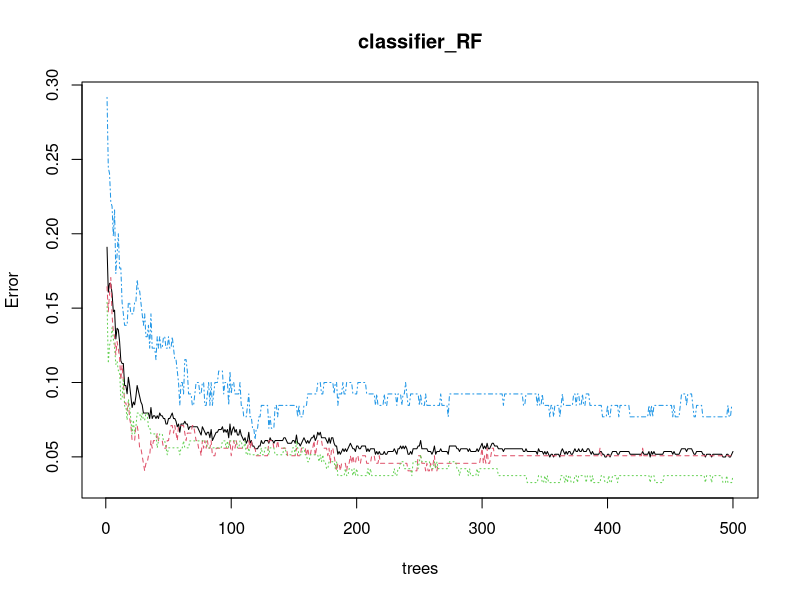
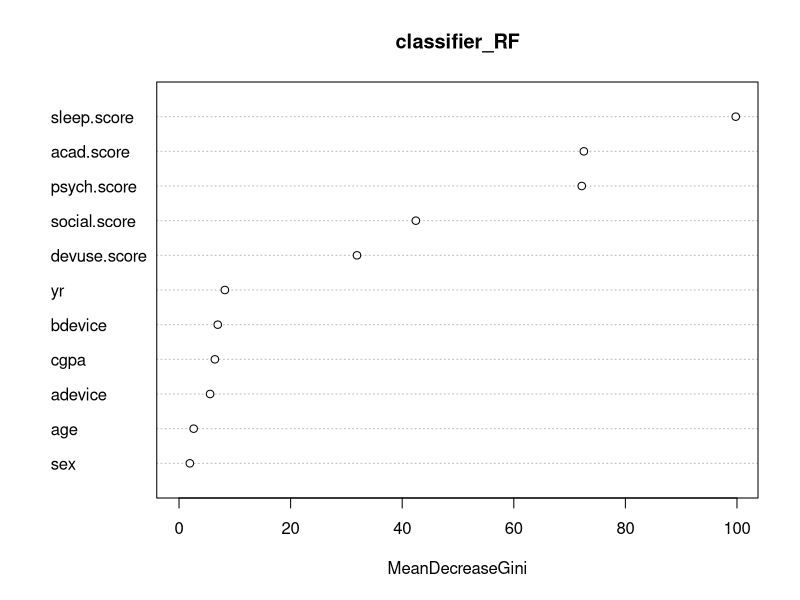
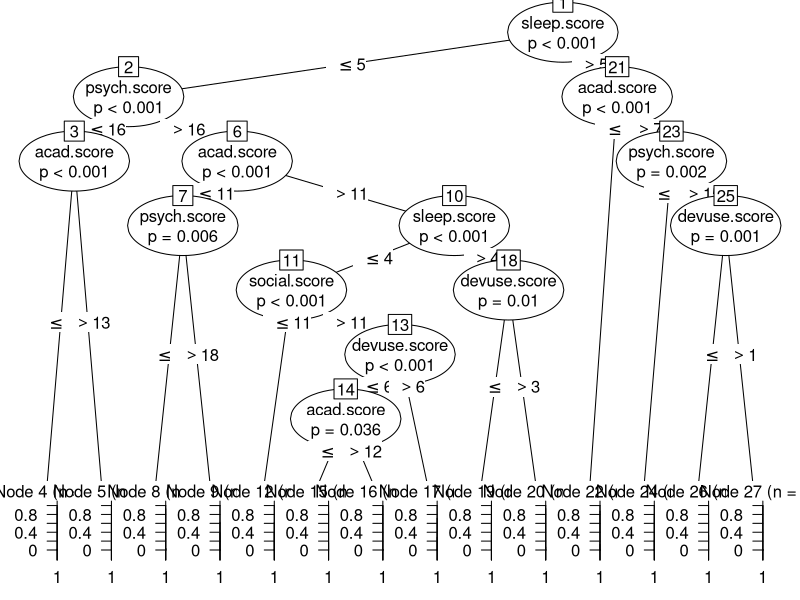

These figures' R source, in order: (Note: this script raises an error after producing the figures.)
## ---- chunk 1
library(tidyverse)
library(dplyr)
library(GGally)
library(ggplot2)
## ---- chunk 2
df <- read.csv("./kmedoids.csv")
df %>% head
## ---- chunk 3
df$cgpa= as.integer(df$cgpa)
df= df[complete.cases(df),]
## ---- chunk 4
set.seed(1)

sample <- sample(c(TRUE, FALSE), nrow(df), replace=TRUE, prob=c(0.7,0.3))
train  <- df[sample, ]
test   <- df[!sample, ]
## ---- chunk 5
library(e1071)
library(caTools)
library(caret)

set.seed(120) 
classifier_cl <- naiveBayes(class ~ ., data = train)
#classifier_cl

# Predicting on test data'
y_pred <- predict(classifier_cl, newdata = test[-length(test)])

# Confusion Matrix
cm <- table(test$class, y_pred)
cm

# Model Evaluation
confusionMatrix(cm)

## ---- chunk 6
cm
## ---- chunk 7
accuracy= (cm[1,1]+cm[2,2]+cm[3,3])/nrow(test)
## ---- chunk 8
library(caTools)
library(randomForest)

classifier_RF = randomForest(x = train[-length(train)],
                             y = as.factor(train$class),
                             ntree = 500)
  
classifier_RF

## ---- chunk 9
# Predicting the Test set results
y_pred = predict(classifier_RF, newdata = test[-length(test)])
  
# Confusion Matrix
cm_rf= table(test$class, y_pred)
cm_rf

## ---- chunk 10
accuracy_rf= (cm_rf[1,1]+cm_rf[2,2]+cm_rf[3,3])/nrow(test)
## ---- chunk 11
# Plotting model
plot(classifier_RF)
  
# Importance plot
importance(classifier_RF)
  
# Variable importance plot
varImpPlot(classifier_RF)
## ---- chunk 12
library(party)

model<- ctree(as.factor(class) ~ ., train)
plot(model)
## ---- chunk 13
prediction <- predict(model, test[-length(test)])
cm_dt <- table(test$class, prediction)
cm_dt

## ---- chunk 14
accuracy_dt= (cm_dt[1,1]+cm_dt[2,2]+cm_dt[3,3])/nrow(test)
## ---- chunk 15
print(paste("Naive Bayes: ", accuracy))
print(paste("Random Forest: ", accuracy_rf))
print(paste("Decision Trees: ", accuracy_dt))

#Comparing the accuracies of the Naive Bayes, Random Forest and SVM we arrive at the 
#conclusion that Random Forest performs the best with ~93.50% accuracy
## ---- chunk 16
survey <- read.csv("./survey-main.csv")
survey %>% head
## ---- chunk 17
colnames(survey) <- c('id', 'sex', 'yr', 'age', 'cgpa', 'bdevice', 'adevice', 'btime', 'atime', 'bdevstudy',      'adevstudy', 'bconc', 'aconc', 'bbed', 'abed', 'baffbed', 'aaffbed',
    'btire', 'atire', 'socdist', 'isolate', 'personality', 'lazy', 'boredom', 'psycho',                       'afford','unhealthy', 'covidstress', 'devicegpa', 'assgn', 'f2f', 'quiz','class')
## ---- chunk 18
check= survey$class
survey= survey[-length(survey)]
## ---- chunk 19
cols <- colnames(survey)[10:ncol(survey)]
for(i in cols){
  
  for (row in 1:nrow(survey)) {
    v <- trimws(survey[row, i])
    
    if(v=="Strongly Disagree"){
      curr= 0
    }
    else if (v=="Disagree"){
      curr= 1
    }
    else if (v=="Uncertain"){
      curr= 2
    }
    else if (v=="Agree"){
      curr= 3
    }
    else if (v=="Strongly Agree"){
      curr= 4
    }
    survey[row, i] = curr
  }
}
## ---- chunk 20
survey$btime[survey$btime=="+12"]<-"12+"
survey$atime[survey$atime=="+12"]<-"12+"

## ---- chunk 21
survey
## ---- chunk 22
lab= c("1-3 ","3-6","6-9","9-12","12+")
val= c(0,1,2,3,4)


for (x in 1:length(lab)){
  survey$btime[survey$btime==lab[x]]<-val[x]
  survey$atime[survey$atime==lab[x]]<-val[x]
}

lab= c("Female","Male")
val= c(0,1)


for (x in 1:length(lab)){
  survey$sex[survey$sex==lab[x]]<-val[x]
}

lab= c("First/Freshman","Second/ Sophomore", "Third/Junior", "Fourth/Senior", "Other")
val= c(0,1,2,3,4)


for (x in 1:length(lab)){
  survey$yr[survey$yr==lab[x]]<-val[x]
}

lab= c("18-24","25-30", "+30")
val= c(0,1,2)


for (x in 1:length(lab)){
  survey$age[survey$age==lab[x]]<-val[x]
}

lab= c("60-69","70-79", "80-89", "+90")
val= c(0,1,2, 3)


for (x in 1:length(lab)){
  survey$cgpa[survey$cgpa==lab[x]]<-val[x]
}

lab= c("Laptop", "Mobile phone", "I pad/ Tablet", "Personal Computer", "Other")
val= c(0,1,2,3,4)


for (x in 1:length(lab)){
  survey$bdevice[survey$bdevice==lab[x]]<-val[x]
  survey$adevice[survey$adevice==lab[x]]<-val[x]
}

survey
## ---- chunk 23
cols= colnames(survey)[8:19]
cols
## ---- chunk 24
i=1
c=1

newcols= c("time", "devstudy", "conc", "bed", "affbed", "tire")

while(i!=13){
  final= c()
  
  for (row in 1:nrow(survey)) {
    v1 <- as.numeric(survey[row, cols[i]])
    v2 <- as.numeric(survey[row, cols[i+1]])
    
    if (i==7){
      final= append(final, v1-v2)
    }
    else{
      final= append(final, v2-v1)
    }
  }

  i= i+2
  survey[,newcols[c]] <- final
  c= c+1
}
## ---- chunk 25
survey
## ---- chunk 26
for(x in colnames(survey)[8:ncol(survey)]){
  survey[,x]= as.numeric(survey[,x])
}

## ---- chunk 27
newdf= data.frame(devuse.score= survey$time + survey$devstudy + survey$conc)
newdf= cbind(newdf, sleep.score= survey$bed + survey$affbed + survey$tire)
newdf= cbind(newdf, social.score= survey$socdist + survey$isolate + survey$personality + survey$lazy)
newdf= cbind(newdf, psych.score= survey$boredom + survey$psycho + survey$afford + survey$unhealthy + survey$covidstress)
newdf= cbind(newdf, acad.score= survey$devicegpa + survey$assgn + survey$f2f + survey$quiz)

## ---- chunk 28
newdf
## ---- chunk 29
survey= survey[, c(2:7)]
survey
## ---- chunk 30
survey= cbind(survey, newdf)
## ---- chunk 31
for (x in 1:ncol(survey)){
  survey[, x]= as.integer(survey[, x])
}
survey
## ---- chunk 32
y_pred <- predict(classifier_RF, newdata = survey)

# Confusion Matrix
cm_test <- table(check, y_pred)
cm_test

# Model Evaluation
confusionMatrix(cm_test)
## ---- chunk 33
accuracy_test= (cm_test[1,1]+cm_test[2,2]+cm_test[3,3])/nrow(survey)
accuracy_test
## ---- chunk 34
optimized= c()
for (x in 1:nrow(survey)){
  arr= c(0,0,0)
  
  pred_dt= as.integer(predict(classifier_dt, survey[x, ]))
  pred_RF= as.integer(predict(classifier_RF, survey[x, ]))
  pred_cl= as.integer(predict(classifier_cl, survey[x, ]))
  
  arr[pred_dt] = arr[pred_dt] + 1
  arr[pred_RF] = arr[pred_RF] + 1
  arr[pred_cl] = arr[pred_cl] + 1
  
  flag= 0
  
  for (j in 1:length(arr)){
    if (arr[j]==2 || arr[j]==3){
      optimized= append(optimized, j)
    }
    else{
      flag = flag + 1
    }
  }
  
  if (flag==3){
    optimized= append(optimized, pred_RF)
  }
  

}

optimized
## ---- chunk 35
# Confusion Matrix
cm_vote <- table(check, optimized)
cm_vote

# Model Evaluation
confusionMatrix(cm_vote)
## ---- chunk 36
accuracy_vote= (cm_vote[1,1]+cm_vote[2,2]+cm_vote[3,3])/nrow(survey)
accuracy_vote

#Voting Classifier Increases the accuracy from ~81.96% to ~88.52%
